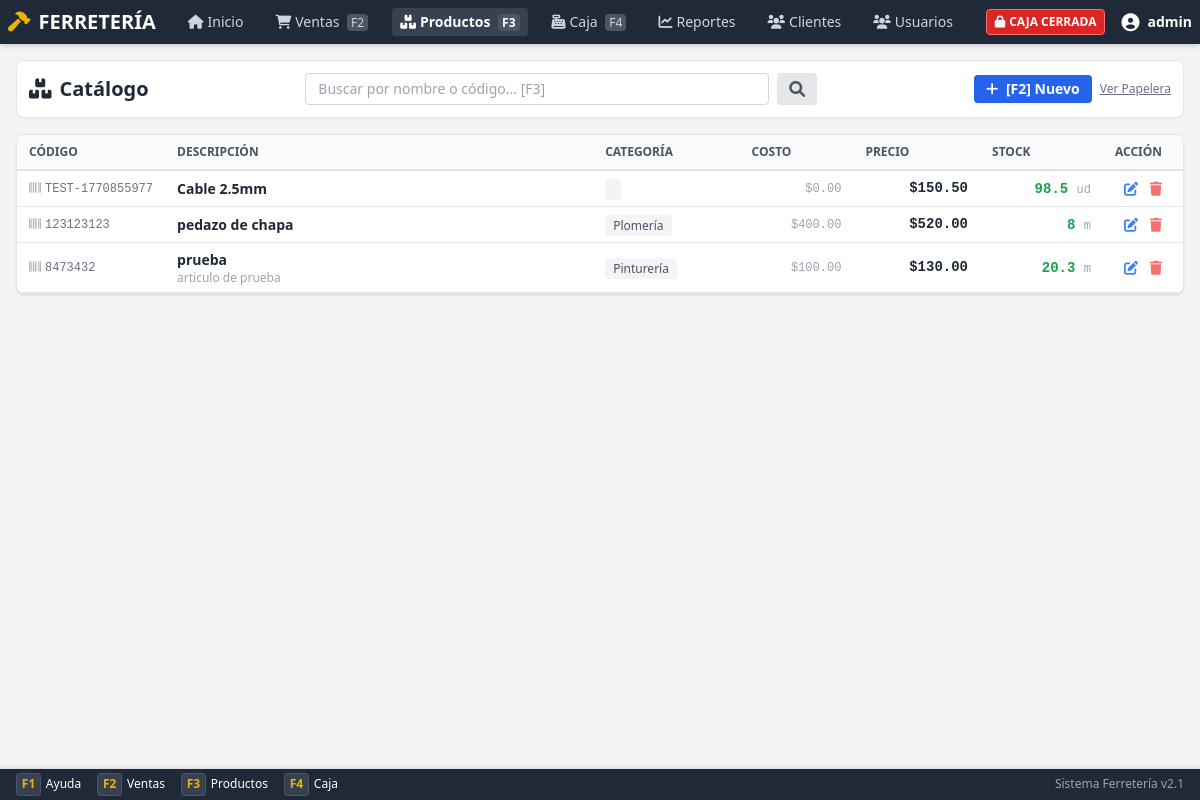
/public/products.php (signed in), run on an earlier commit of the app's database.
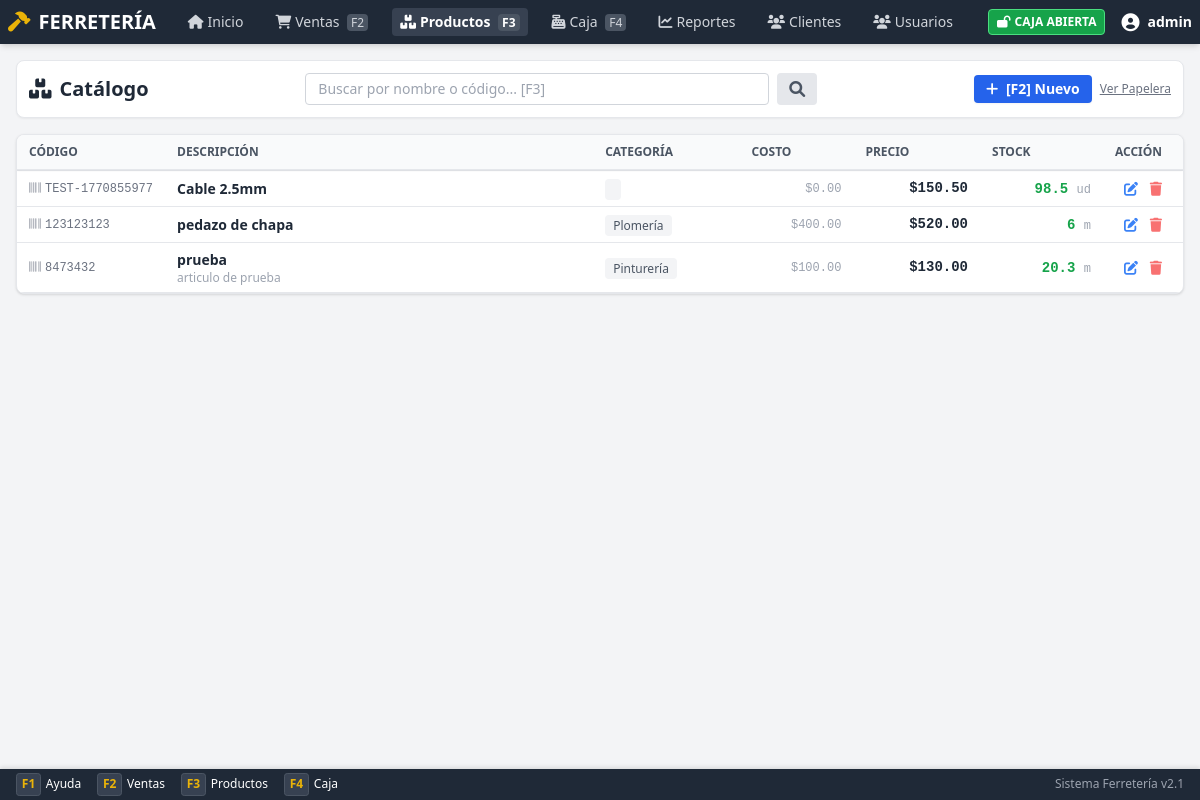
And on a later commit of the database.
### tables this page shows
CREATE TABLE `productos` (
  `id` int(11) NOT NULL,
  `nombre` varchar(200) NOT NULL,
  `descripcion` text DEFAULT NULL,
  `codigo_barra` varchar(50) DEFAULT NULL,
  `modelo` varchar(100) DEFAULT NULL,
  `categoria_id` int(11) DEFAULT NULL,
  `marca_id` int(11) DEFAULT NULL,
  `unidad_medida_id` int(11) DEFAULT 1,
  `proveedor_id` int(11) DEFAULT NULL,
  `precio` decimal(10,2) NOT NULL DEFAULT 0.00,
  `precio_costo` decimal(10,2) DEFAULT 0.00,
  `margen_ganancia` decimal(5,2) DEFAULT 30.00,
  `stock` decimal(10,3) NOT NULL DEFAULT 0.000,
  `unidad_medida` varchar(20) DEFAULT 'unid',
  `stock_minimo` decimal(10,3) NOT NULL DEFAULT 0.000,
  `ubicacion_deposito` varchar(50) DEFAULT NULL,
  `imagen` varchar(255) DEFAULT NULL,
  `activo` tinyint(1) DEFAULT 1,
  `deleted_at` timestamp NULL DEFAULT NULL,
  `created_at` timestamp NOT NULL DEFAULT current_timestamp(),
  `updated_at` timestamp NOT NULL DEFAULT current_timestamp() ON UPDATE current_timestamp()
);

CREATE TABLE `categorias` (
  `id` int(11) NOT NULL,
  `nombre` varchar(100) NOT NULL,
  `descripcion` text DEFAULT NULL,
  `icono` varchar(50) DEFAULT 'fa-box',
  `activo` tinyint(1) DEFAULT 1,
  `created_at` timestamp NOT NULL DEFAULT current_timestamp()
);

CREATE TABLE `unidades_medida` (
  `id` int(11) NOT NULL,
  `nombre` varchar(50) NOT NULL,
  `abreviatura` varchar(10) NOT NULL,
  `tipo` enum('unidad','longitud','peso','volumen','area','otro') DEFAULT 'unidad',
  `activo` tinyint(1) DEFAULT 1
);

### app/Core/Database.php (called while the page is built, shortened)
<?php
class Database
{
    private static $instance = null;
    private $pdo;
    private function __construct()
    {
        try {
            $dsn = sprintf(
                "mysql:host=%s;dbname=%s;charset=%s",
                DB_HOST,
                DB_NAME,
                DB_CHARSET
            );
            $options = [
                PDO::ATTR_ERRMODE => PDO::ERRMODE_EXCEPTION,
                PDO::ATTR_DEFAULT_FETCH_MODE => PDO::FETCH_ASSOC,
                PDO::ATTR_EMULATE_PREPARES => false,
                PDO::MYSQL_ATTR_INIT_COMMAND => "SET NAMES " . DB_CHARSET
            ];
            $this->pdo = new PDO($dsn, DB_USER, DB_PASS, $options);
        } catch (PDOException $e) {
            Logger::error('Database connection failed', [
                'error' => $e->getMessage()
            ]);
            die('Error de conexión a la base de datos. Por favor contacte al administrador.');
        }
    }
    public static function getInstance()
    {
        if (self::$instance === null) {
            self::$instance = new self();
        }
        return self::$instance;
    }
    public function query($sql, $params = [])
    {
        try {
            $stmt = $this->pdo->prepare($sql);
            $stmt->execute($params);
            return $stmt;
        } catch (PDOException $e) {
            Logger::error('Database query failed', [
                'sql' => $sql,
                'error' => $e->getMessage()
            ]);
            throw $e;
        }
    }
    public function fetchOne($sql, $params = [])
    {
        $stmt = $this->query($sql, $params);
        return $stmt->fetch();
    }
}

### app/helpers.php (called while the page is built, shortened)
<?php
if (!function_exists('checkAdmin')) {
    function checkAdmin()
    {
        return isset($_SESSION['role']) && $_SESSION['role'] === 'admin';
    }
}

### public/products.php (the view, shortened to what the changed rows need)
<?php
require_once __DIR__ . '/../app/bootstrap.php';
$is_admin = checkAdmin();
$can_manage_products = $is_admin || hasRole('kiosquero');
$show_deleted = isset($_GET['show_deleted']) && $_GET['show_deleted'] == '1' && $is_admin;
$sql = "SELECT p.*, c.nombre as categoria, u.abreviatura as unidad
        FROM productos p
        LEFT JOIN categorias c ON p.categoria_id = c.id
        LEFT JOIN unidades_medida u ON p.unidad_medida_id = u.id
        WHERE ";
if ($show_deleted) {
    $sql .= "p.deleted_at IS NOT NULL";
} else {
    $sql .= "p.deleted_at IS NULL";
}
$sql .= " ORDER BY p.nombre LIMIT 100";
$stmt = $pdo->prepare($sql);
$stmt->execute();
$productos = $stmt->fetchAll(PDO::FETCH_ASSOC);
?>
<!DOCTYPE html>
<html lang="es">
<head>
    <script src="assets/js/tailwindcss.js"></script>
    <link href="assets/css/fontawesome.min.css" rel="stylesheet">
</head>
<body class="bg-gray-100 flex flex-col min-h-screen pb-10">
    <?php include __DIR__ . '/../includes/nav.php'; ?>
    <div class="max-w-7xl mx-auto px-4 py-4 w-full flex-1">
        <div class="flex justify-between items-center mb-4 bg-white p-3 rounded-lg shadow-sm border border-gray-200">
            <h1 class="text-xl font-bold text-gray-800"><i class="fas fa-boxes mr-2"></i>Catálogo</h1>
        </div>
        <div class="bg-white rounded-lg shadow border border-gray-200 overflow-hidden">
            <div class="overflow-x-auto max-h-[70vh]">
                <table class="dense-table" id="products_table">
                    <thead class="sticky top-0 shadow-sm">
                        <tr>
                            <th class="w-32">Código</th>
                            <th>Descripción</th>
                            <th>Categoría</th>
                            <th class="text-right">Costo</th>
                            <th class="text-right">Precio</th>
                            <th class="text-right">Stock</th>
                            <th class="w-20 text-center">Acción</th>
                        </tr>
                    </thead>
                    <tbody>
                        <?php foreach ($productos as $p): ?>
                            <tr class="group cursor-default hover:bg-gray-50 transition-colors" data-id="<?php echo $p['id']; ?>">
                                <td class="font-mono-num text-xs text-gray-500">
                                    <?php echo $p['codigo_barra'] ? '<i class="fas fa-barcode mr-1 opacity-50"></i>'.$p['codigo_barra'] : '-'; ?>
                                </td>
                                <td>
                                    <div class="font-semibold text-gray-800"><?php echo htmlspecialchars($p['nombre']); ?></div>
                                </td>
                                <td><span class="text-xs bg-gray-100 px-2 py-0.5 rounded text-gray-600"><?php echo $p['categoria']; ?></span></td>
                                <td class="text-right font-mono-num text-xs text-gray-400">$<?php echo number_format($p['precio_costo'], 2); ?></td>
                                <td class="text-right font-mono-num font-bold text-gray-800">$<?php echo number_format($p['precio'], 2); ?></td>
                                <td class="text-right">
                                    <span class="font-mono-num font-bold <?php echo $p['stock'] <= $p['stock_minimo'] ? 'text-red-600' : 'text-green-600'; ?>">
                                        <?php echo round($p['stock'], 3); ?> <span class="text-xs font-normal text-gray-400"><?php echo $p['unidad'] ?? 'u'; ?></span>
                                    </span>
                                </td>
                                <td class="text-center">
                                    <?php if ($can_manage_products && !$p['deleted_at']): ?>
                                        <button onclick='editProduct(<?php echo json_encode($p); ?>)' class="text-blue-500 hover:text-blue-700 mx-1" title="Editar [Enter]"><i class="fas fa-edit"></i></button>
                                        <button onclick="confirmDelete(<?php echo $p['id']; ?>, '<?php echo addslashes($p['nombre']); ?>')" class="text-red-400 hover:text-red-600 mx-1" title="Eliminar"><i class="fas fa-trash"></i></button>
                                    <?php endif; ?>
                                </td>
                            </tr>
                        <?php endforeach; ?>
                    </tbody>
                </table>
            </div>
        </div>
    </div>
</body>
</html>

### includes/nav.php (shortened to what the changed rows need)
<?php
$turnoAbiertoNav = false;
if (isset($_SESSION['user_id'])) {
    $dbNav = Database::getInstance();
    $turnoAbiertoNav = $dbNav->fetchOne("SELECT id FROM turnos_caja WHERE user_id = ? AND estado = 'abierto'", [$_SESSION['user_id']]);
}
?>
<link href="assets/css/styles.css" rel="stylesheet">
<nav class="bg-gray-800 text-white p-2 flex justify-between items-center shadow-md sticky top-0 z-40">
    <div class="flex items-center gap-4 text-sm">
        <?php if ($turnoAbiertoNav): ?>
            <span class="bg-green-600 px-2 py-1 rounded text-xs font-bold border border-green-400">
                <i class="fas fa-lock-open mr-1"></i>CAJA ABIERTA
            </span>
        <?php else: ?>
            <span class="bg-red-600 px-2 py-1 rounded text-xs font-bold border border-red-400 animate-pulse">
                <i class="fas fa-lock mr-1"></i>CAJA CERRADA
            </span>
        <?php endif; ?>
        <div class="relative group">
            <button class="flex items-center hover:text-yellow-400 focus:outline-none">
            </button>
        </div>
    </div>
</nav>

What changed in the data, as far as the page shows it:
changed productos "pedazo de chapa": stock "8" → "6"
Also different on the page:
text no longer shown: "CAJA CERRADA"
text now shown: "CAJA ABIERTA"
